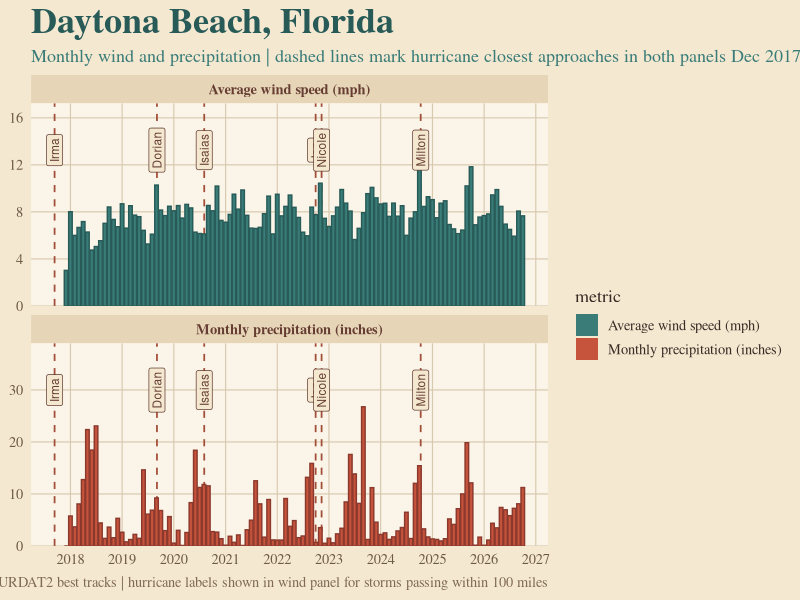

The R source for this figure:
library(ggplot2)

weather <- read.csv("daytona_hourly_weather.csv")
weather$time <- as.POSIXct(
  weather$time,
  format = "%Y-%m-%dT%H:%M",
  tz = "America/New_York"
)
weather$month <- as.Date(format(weather$time, "%Y-%m-01"))

monthly_wind <- aggregate(
  wind_speed_10m ~ month,
  data = weather,
  FUN = \(x) mean(x, na.rm = TRUE)
)

monthly_precipitation <- aggregate(
  precipitation ~ month,
  data = weather,
  FUN = \(x) sum(x, na.rm = TRUE)
)

monthly_weather <- rbind(
  data.frame(
    month = monthly_wind$month,
    metric = "Average wind speed (mph)",
    value = monthly_wind$wind_speed_10m
  ),
  data.frame(
    month = monthly_precipitation$month,
    metric = "Monthly precipitation (inches)",
    value = monthly_precipitation$precipitation
  )
)

hurricanes <- data.frame(
  name = c("Irma", "Dorian", "Isaias", "Ian", "Nicole", "Milton"),
  date = as.Date(c(
    "2017-09-11", "2019-09-04", "2020-08-03",
    "2022-09-29", "2022-11-10", "2024-10-10"
  ))
)
hurricanes_wind <- hurricanes
hurricanes_wind$label_y <- max(monthly_wind$wind_speed_10m, na.rm = TRUE) * 1.12
hurricanes_wind$metric <- "Average wind speed (mph)"

hurricanes_precipitation <- hurricanes
hurricanes_precipitation$label_y <- max(monthly_precipitation$precipitation, na.rm = TRUE) * 1.12
hurricanes_precipitation$metric <- "Monthly precipitation (inches)"
hurricane_annotations <- rbind(hurricanes_wind, hurricanes_precipitation)

weather_plot <- ggplot(monthly_weather, aes(x = month, y = value, fill = metric)) +
  geom_segment(
    data = hurricane_annotations,
    aes(x = date, xend = date, y = -Inf, yend = Inf),
    color = "#A34E38",
    linetype = "dashed",
    linewidth = 0.6,
    inherit.aes = FALSE
  ) +
  geom_col(aes(color = metric), width = 25) +
  geom_label(
    data = hurricane_annotations,
    aes(x = date, y = label_y, label = name),
    inherit.aes = FALSE,
    angle = 90,
    size = 3,
    fill = "#F4E8D0",
    color = "#653D32",
    linewidth = 0
  ) +
  scale_fill_manual(values = c(
    "Average wind speed (mph)" = "#397C78",
    "Monthly precipitation (inches)" = "#C6533B"
  )) +
  scale_color_manual(values = c(
    "Average wind speed (mph)" = "#285B58",
    "Monthly precipitation (inches)" = "#8C392D"
  ), guide = "none") +
  scale_x_date(date_labels = "%Y", date_breaks = "1 year") +
  scale_y_continuous(expand = expansion(mult = c(0, 0.3))) +
  facet_wrap(~metric, ncol = 1, scales = "free_y") +
  labs(
    title = "Daytona Beach, Florida",
    subtitle = paste(
      "Monthly wind and precipitation | dashed lines mark hurricane closest approaches in both panels",
      format(min(monthly_wind$month), "%b %Y"),
      "to",
      format(max(monthly_wind$month), "%b %Y")
    ),
    x = NULL,
    y = NULL,
    caption = paste(
      "Source: Open-Meteo Historical Forecast; NOAA HURDAT2 best tracks |",
      "hurricane labels shown in wind panel for storms passing within 100 miles"
    )
  ) +
  theme_minimal(base_size = 13, base_family = "serif") +
  theme(
    plot.background = element_rect(fill = "#F4E8D0", color = NA),
    panel.background = element_rect(fill = "#FBF5E9", color = NA),
    panel.grid.major = element_line(color = "#D8C9AE", linewidth = 0.4),
    panel.grid.minor = element_blank(),
    text = element_text(color = "#382D26"),
    axis.text = element_text(color = "#6D5948"),
    strip.background = element_rect(fill = "#E7D5B8", color = NA),
    strip.text = element_text(color = "#653D32", face = "bold"),
    plot.title = element_text(size = 26, face = "bold", color = "#285B58"),
    plot.subtitle = element_text(color = "#397C78"),
    plot.caption = element_text(color = "#806A56")
  )

ggsave(
  "daytona-weather.png",
  plot = weather_plot,
  width = 10,
  height = 10,
  dpi = 160,
  bg = "#F4E8D0"
)
